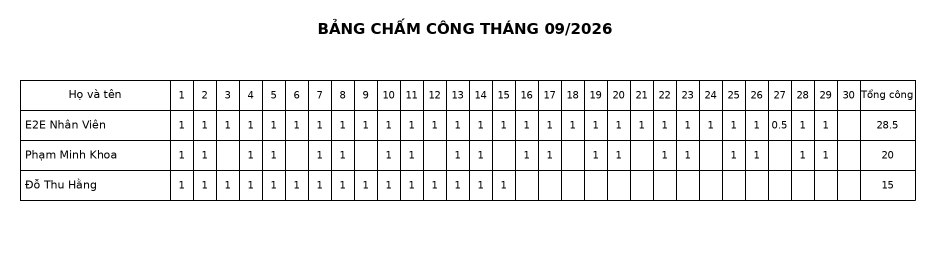
#> input picture js/tests/fixtures/rectify/00-goc.png, 1870 x 520 px (shown at 1/2 size)
$ python make-degraded.py 00-goc.png 01-nghieng-2do.png
#> lines starting #> are read from the running program, lines starting #| are printed output that depends on the picture
"""Tạo các biến thể "ảnh chụp" từ ảnh mẫu bảng in, lưu dạng xám thô: 8 byte (w,h uint32 LE) + pixel."""
import io, struct, sys
import numpy as np
from PIL import Image, ImageFilter

src, out = sys.argv[1], sys.argv[2]
base = Image.open(src).convert('L')
#> base is the input picture: PIL image 1870x520 L; min 0, max 255, mean 242.1

def gradient(img, strength):          # ánh sáng không đều: tối dần sang góc phải dưới
    a = np.asarray(img).astype(np.float32); h, w = a.shape
    yy, xx = np.mgrid[0:h, 0:w]; g = 1 - strength * (xx / w * 0.6 + yy / h * 0.4)
    return Image.fromarray(np.clip(a * g, 0, 255).astype(np.uint8))

def shadow(img):                      # bóng tay/điện thoại đè một dải
    a = np.asarray(img).astype(np.float32).copy(); h, w = a.shape
    a[:, int(w * 0.55):int(w * 0.75)] *= 0.62
    return Image.fromarray(np.clip(a, 0, 255).astype(np.uint8))

def jpeg(img, q):
    b = io.BytesIO(); img.save(b, 'JPEG', quality=q); return Image.open(io.BytesIO(b.getvalue())).convert('L')

def rot(img, deg): return img.rotate(deg, resample=Image.BICUBIC, expand=True, fillcolor=255)
def scale(img, f): return img.resize((int(img.width * f), int(img.height * f)), Image.LANCZOS)
def skew(img, k, pad=60):               # phối cảnh kiểu camera (projective): cạnh trên của tờ giấy hẹp hơn cạnh dưới k·w
    img = Image.new('L', (img.width + 2 * pad, img.height + 2 * pad), 255); img.paste(base_for_skew[0], (pad, pad))
    w, h = img.size; d = w * k
    src = [(0, 0), (w, 0), (w, h), (0, h)]; dst = [(d, 0), (w - d, 0), (w, h), (0, h)]   # góc ảnh gốc → vị trí trên ảnh chụp
    A = []; B = []
    for (x, y), (X, Y) in zip(dst, src):     # hệ số PIL: ánh xạ điểm ảnh RA (X,Y chụp) → điểm ảnh VÀO
        A += [[x, y, 1, 0, 0, 0, -X * x, -X * y], [0, 0, 0, x, y, 1, -Y * x, -Y * y]]; B += [X, Y]
    coeffs = np.linalg.solve(np.array(A, float), np.array(B, float))
    return img.transform((w, h), Image.PERSPECTIVE, tuple(coeffs), Image.BICUBIC, fillcolor=255)
base_for_skew = [base]
def noise(img, s, seed=1):
    a = np.asarray(img).astype(np.float32) + np.random.default_rng(seed).normal(0, s, (img.height, img.width))
    return Image.fromarray(np.clip(a, 0, 255).astype(np.uint8))

variants = {
    '00-goc': base,
    '01-nghieng-2do': rot(base, 2),
    '02-nghieng-5do': rot(base, 5),
    '03-mo-r1.2': base.filter(ImageFilter.GaussianBlur(1.2)),
    '04-mo-r2.0': base.filter(ImageFilter.GaussianBlur(2.0)),
    '05-jpeg-q30': jpeg(base, 30),
    '06-anh-sang-khong-deu': gradient(base, 0.55),
    '07-bong-do': shadow(base),
    '08-do-phan-giai-50pt': scale(base, 0.5),
    '09-do-phan-giai-35pt': scale(base, 0.35),
    '10-phoi-canh-4pt': skew(base, 0.04),
    '11-nhieu-hat': noise(base, 18),
    '12-chup-dien-thoai': jpeg(noise(gradient(base.filter(ImageFilter.GaussianBlur(0.8)), 0.4), 8), 45).rotate(2.5, resample=Image.BICUBIC, expand=True, fillcolor=235),
    '13-chup-dien-thoai-xau': jpeg(noise(shadow(gradient(scale(skew(base, 0.03, 40), 0.6).filter(ImageFilter.GaussianBlur(1.0)), 0.5)), 12), 35).rotate(-3.5, resample=Image.BICUBIC, expand=True, fillcolor=225),
}
#> call 2 of rot, with deg = 5
#> in rot (call 2), `def rot(img, deg): return img.rotate(deg, resample=Image.BICUBIC, expa..`:
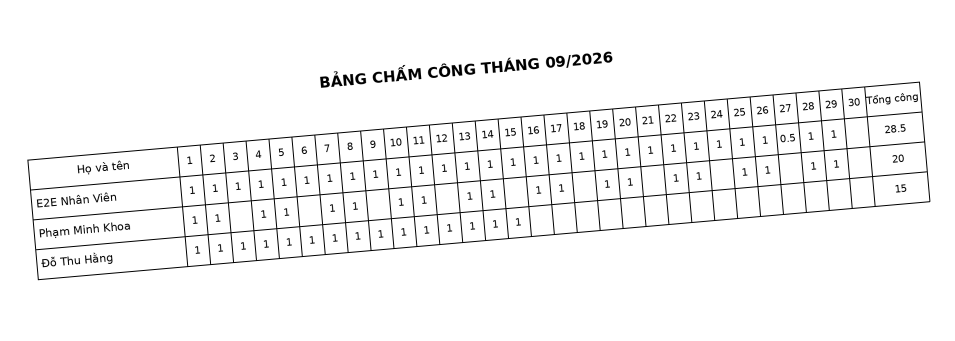
#> returned value: PIL image 1910x682 L (shown at 1/2 size); min 0, max 255, mean 245.3
#> in shadow, `a[:, int(w * 0.55):int(w * 0.75)] *= 0.62`:
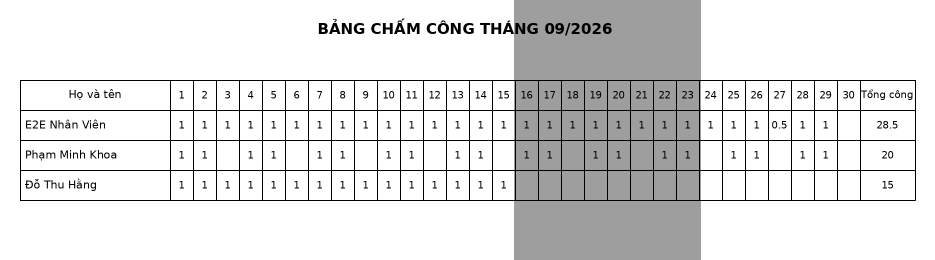
#> a: shape (520, 1870) float32 (shown at 1/2 size); min 0, max 255, mean 223.8
#> in skew, `img = Image.new('L', (img.width + 2 * pad, img.height + 2 * pad), 255)`: img: PIL image 1990x640 L; every value is 255
#> in skew, `img.paste(base_for_skew[0], (pad, pad))`:
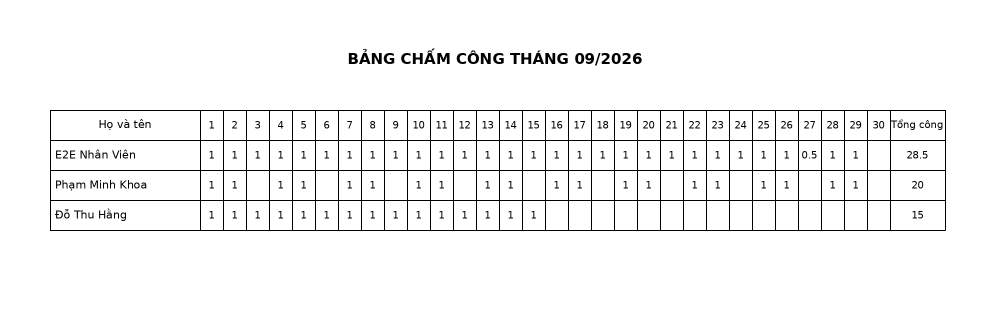
#> img: PIL image 1990x640 L (shown at 1/2 size); min 0, max 255, mean 245.1
#> call 2 of noise, with s = 8, seed = 1
#> in noise (call 2), `a = np.asarray(img).astype(np.float32) + np.random.default_rng(seed).n..`:
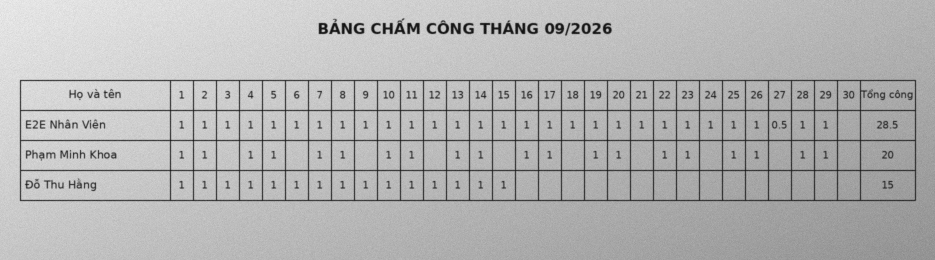
#> a: shape (520, 1870) float64 (shown at 1/2 size); min -26.6, max 284.3, mean 193.1; drawn with min black and max white
#> call 2 of skew, with k = 0.03, pad = 40
#> in skew (call 2), `img = Image.new('L', (img.width + 2 * pad, img.height + 2 * pad), 255)`: img: PIL image 1950x600 L; every value is 255
#> in skew (call 2), `img.paste(base_for_skew[0], (pad, pad))`:
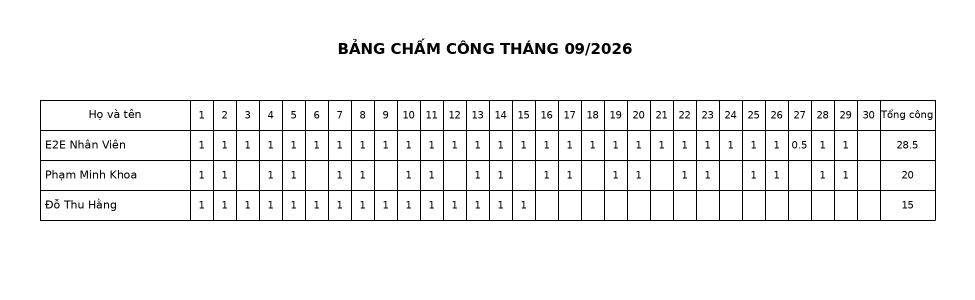
#> img: PIL image 1950x600 L (shown at 1/2 size); min 0, max 255, mean 244.2
#> call 3 of gradient, with strength = 0.5
#> in gradient (call 3), `return Image.fromarray(np.clip(a * g, 0, 255).astype(np.uint8))`:
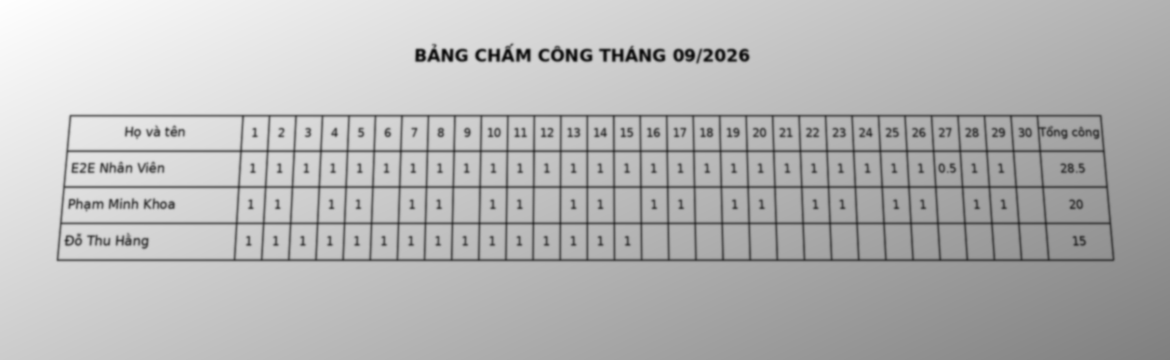
#> returned value: PIL image 1170x360 L; min 9, max 255, mean 182.4
#> call 3 of noise, with s = 12, seed = 1
#> in noise (call 3), `a = np.asarray(img).astype(np.float32) + np.random.default_rng(seed).n..`:
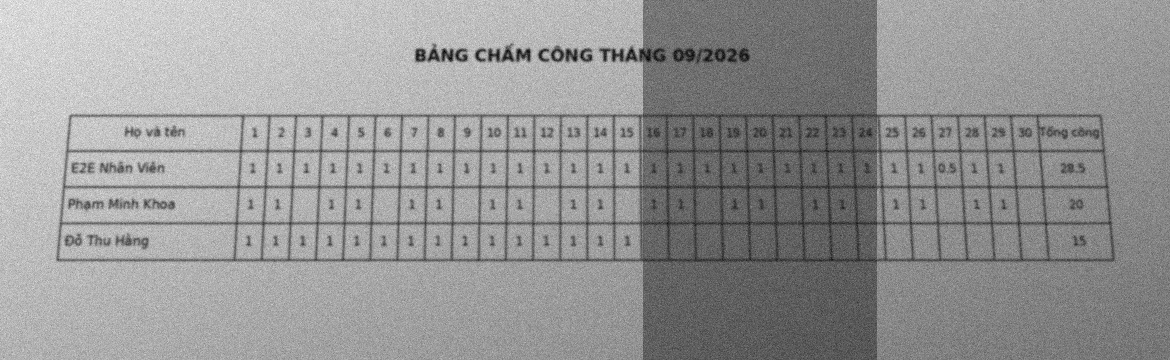
#> a: shape (360, 1170) float64; min -17.2, max 300.2, mean 169.4; drawn with min black and max white
for name, img in variants.items():
    with open(f'{out}/{name}.gray', 'wb') as f:
        f.write(struct.pack('<II', img.width, img.height)); f.write(img.tobytes())
    img.save(f'{out}/{name}.png')
#> this loop made 14 passes
#> name on passes 1 to 12: '00-goc', '01-nghieng-2do', '02-nghieng-5do', '03-mo-r1.2', '04-mo-r2.0', '05-jpeg-q30', '06-anh-sang-khong-deu', '07-bong-do', '08-do-phan-giai-50pt', '09-do-phan-giai-35pt', '10-phoi-canh-4pt', '11-nhieu-hat'
print(len(variants), 'variants')
#| 14 variants

$ run again, on js/tests/fixtures/rectify/02-nghieng-5do.png
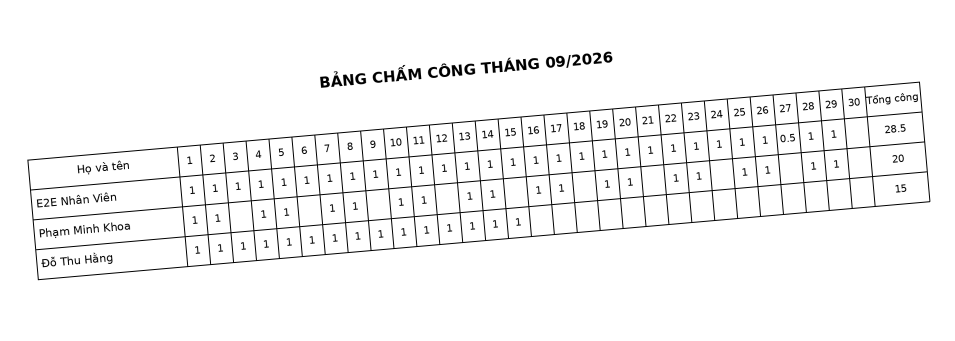
#> input picture js/tests/fixtures/rectify/02-nghieng-5do.png, 1910 x 682 px (shown at 1/2 size)
#> base is the input picture: PIL image 1910x682 L; min 0, max 255, mean 245.3
#> img: PIL image 2030x802 L; every value is 255
#> img: PIL image 1990x762 L; every value is 255
#> in gradient (call 3), `return Image.fromarray(np.clip(a * g, 0, 255).astype(np.uint8))`:
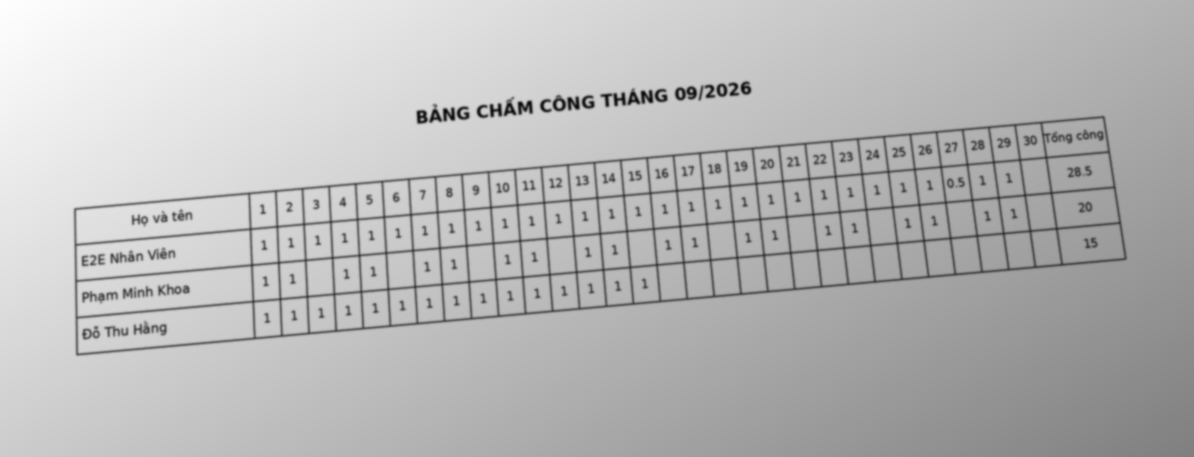
#> returned value: PIL image 1194x457 L; min 9, max 255, mean 184.3
#> in noise (call 3), `a = np.asarray(img).astype(np.float32) + np.random.default_rng(seed).n..`:
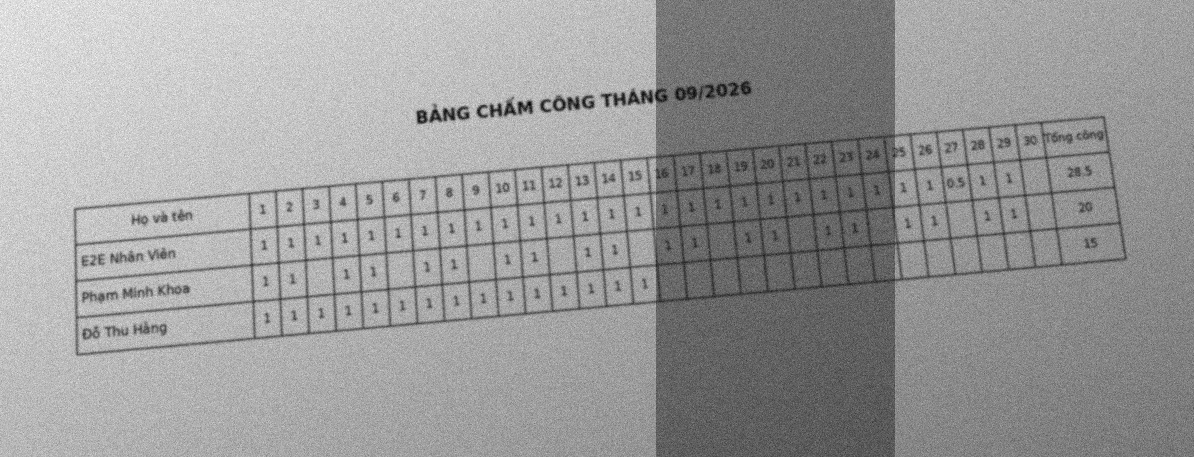
#> a: shape (457, 1194) float64; min -15.65, max 292.2, mean 171.1; drawn with min black and max white
#> the loop `for name, img in variants.items():` made 14 passes
#> name on passes 1 to 8: '00-goc', '01-nghieng-2do', '02-nghieng-5do', '03-mo-r1.2', '04-mo-r2.0', '05-jpeg-q30', '06-anh-sang-khong-deu', '07-bong-do'
#| 14 variants

$ run again, on js/tests/fixtures/rectify/10-phoi-canh-4pt.png
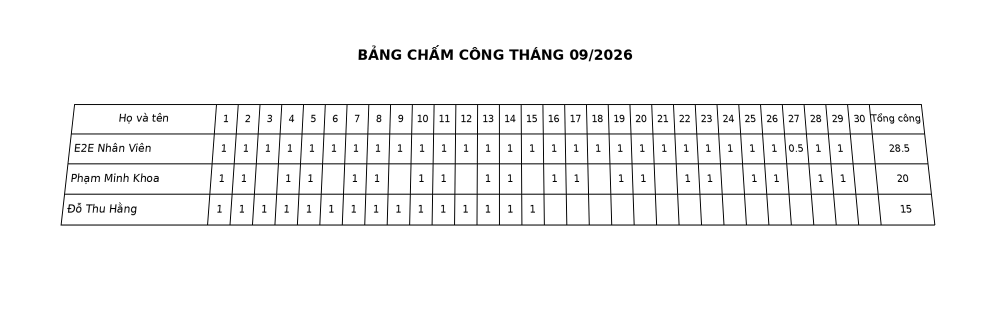
#> input picture js/tests/fixtures/rectify/10-phoi-canh-4pt.png, 1990 x 640 px (shown at 1/2 size)
#> base is the input picture: PIL image 1990x640 L; min 0, max 255, mean 245.5
#> img: PIL image 2110x760 L; every value is 255
#> img: PIL image 2070x720 L; every value is 255
#> in shadow (call 2), `a[:, int(w * 0.55):int(w * 0.75)] *= 0.62`:
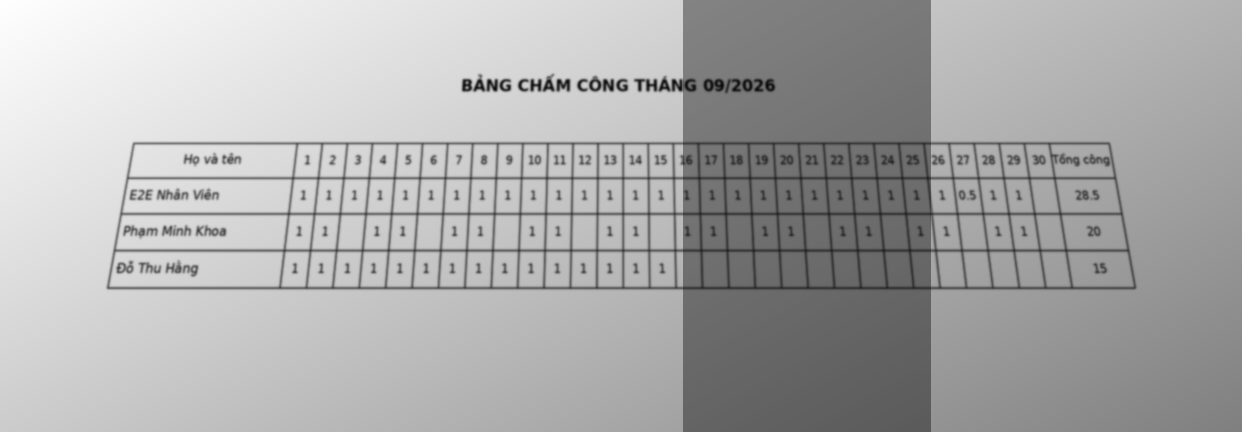
#> a: shape (432, 1242) float32; min 11.16, max 255, mean 171.4
#> in noise (call 3), `a = np.asarray(img).astype(np.float32) + np.random.default_rng(seed).n..`:
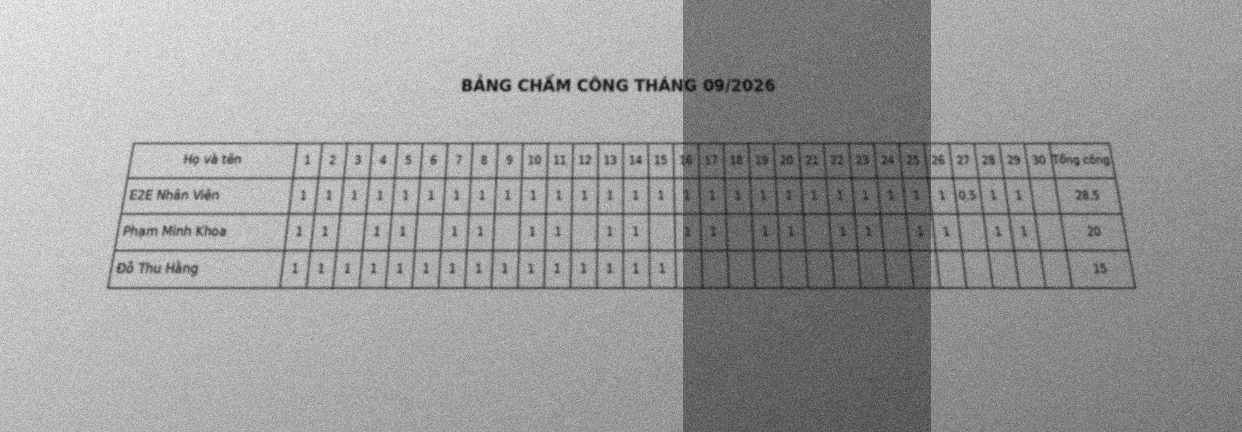
#> a: shape (432, 1242) float64; min -18.91, max 292.7, mean 171.3; drawn with min black and max white
#> the loop `for name, img in variants.items():` made 14 passes
#> name on passes 1 to 8: '00-goc', '01-nghieng-2do', '02-nghieng-5do', '03-mo-r1.2', '04-mo-r2.0', '05-jpeg-q30', '06-anh-sang-khong-deu', '07-bong-do'
#| 14 variants
